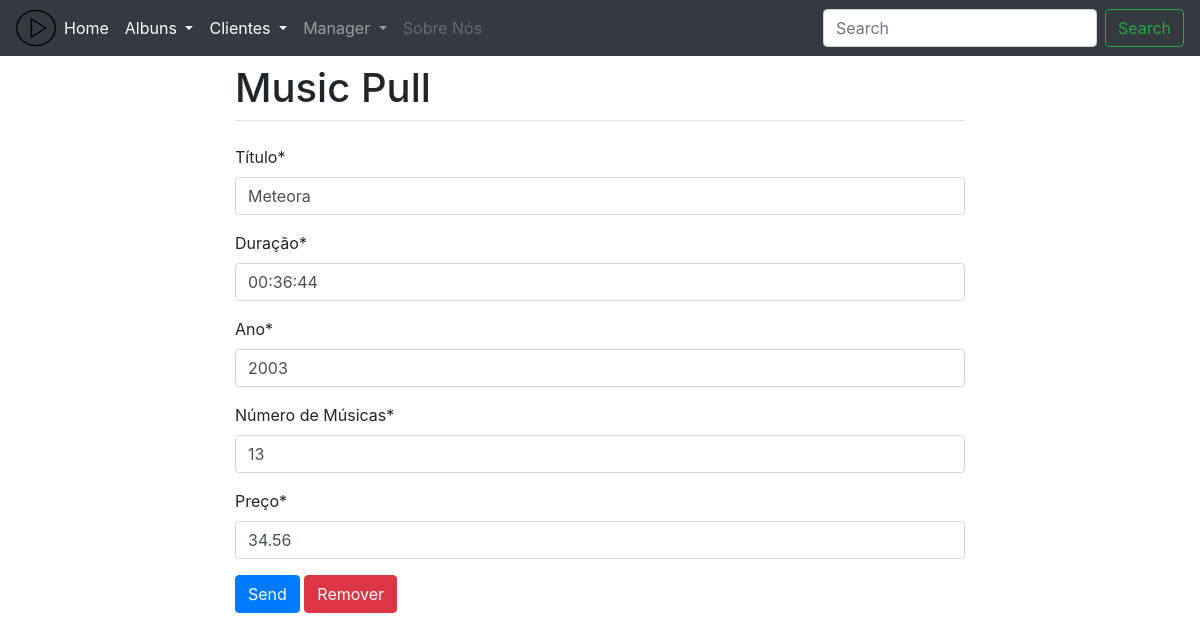
Screenshot of /Ua/1 with the database file from the repository.
### musicas/models.py (models this page shows, shortened)
class Albuns (models.Model):
	titulo = models.CharField(max_length=40,verbose_name='Título')
	duracao = models.DurationField(verbose_name='Duração')
	ano = models.IntegerField(verbose_name='Ano')
	num_musicas = models.IntegerField(verbose_name='Número de Músicas')
	preco = models.DecimalField(max_digits=7,decimal_places=2,verbose_name='Preço')
	class Meta:
		verbose_name_plural='Albuns'

### musicas/views.py (the view)
# urls.py: path('Ua/<int:pk>',ualbum, name="updA"),
def ualbum(request, pk):
	data={}
	album = Albuns.objects.get(pk=pk)
	form = FormAlbum(request.POST or None,instance=album)#Verifica se tem coisa
	if form.is_valid():
		form.save()
		return redirect('/Ra')
	data['form']=form
	data['album']=album
	return render(request,'musicas/formCa.html',{'form':form,'album':album})

### musicas/forms.py
class FormAlbum(ModelForm):
    class Meta:
        model = Albuns
        fields = '__all__'

### templates/musicas/formCa.html (shortened to what this page needs)
{% extends 'musicas/base.html' %}
{% load crispy_forms_tags %}
{% block content %}
<form method="POST">
    <div class="form-group">
        {{form|crispy}}
        <button type="submit" class="btn btn-primary">Send</button>
        {% if album%}
            <button  href="{%url 'delA' album.id %}" class="btn btn-danger">Remover</button>
        {% endif %}
    </div>
</form>
{% endblock %}

### rows the page displays
Albuns: titulo "Meteora", duracao "00:36:44", ano "2003", num_musicas "13", preco "34.56"
